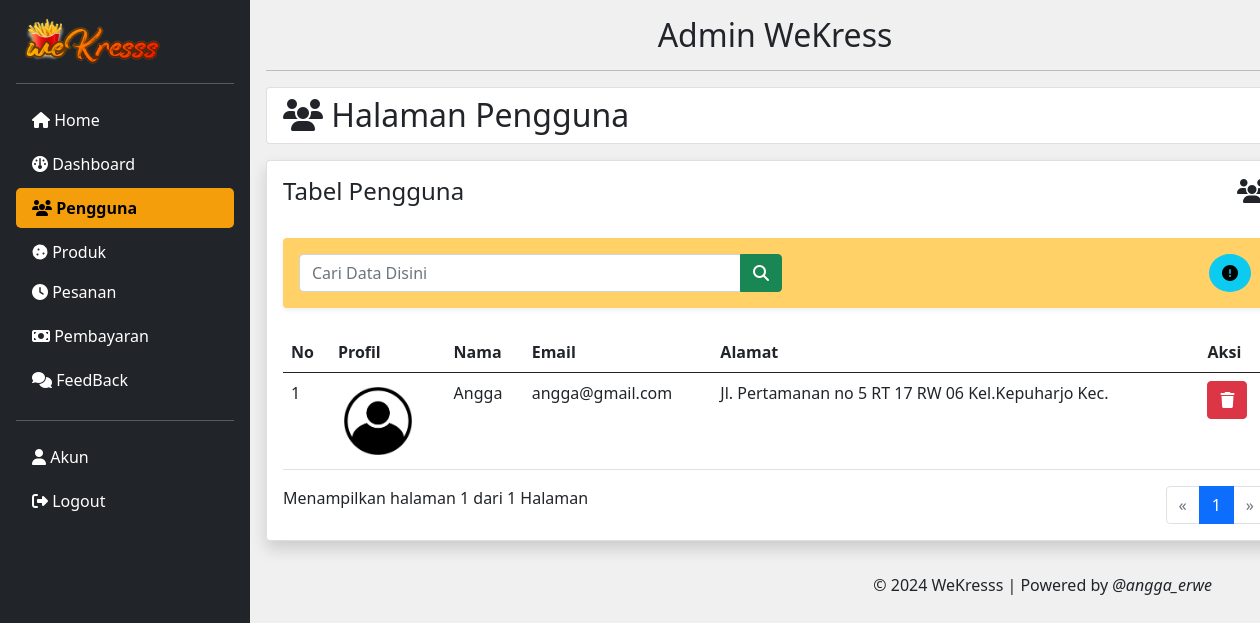
Page /Admin/user.php (signed in) on the earlier database version.
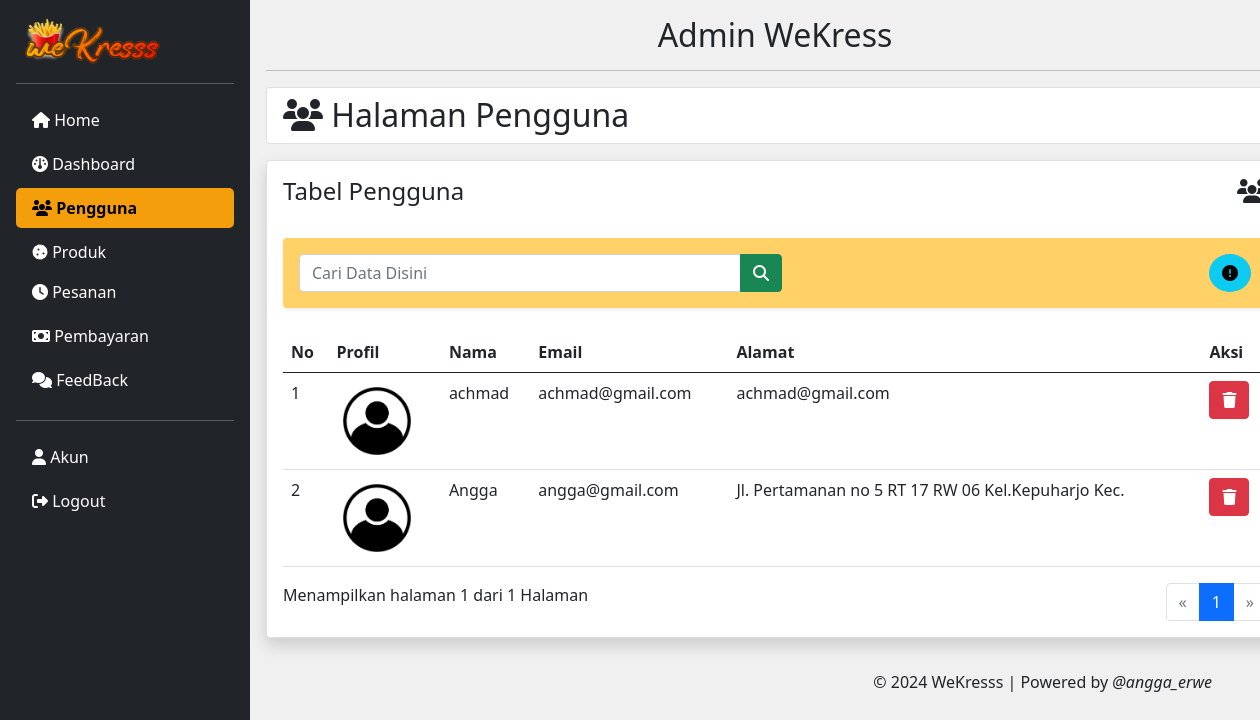
Same page on the later database version.
### tables this page shows
CREATE TABLE `user` (
  `id_user` int(11) NOT NULL,
  `gambar` varchar(255) DEFAULT NULL,
  `nama` varchar(50) NOT NULL,
  `alamat` varchar(50) NOT NULL,
  `email` varchar(50) NOT NULL,
  `password` varchar(50) NOT NULL,
  `role` varchar(255) DEFAULT NULL
);

### Admin/user.php (the view, shortened to what this page needs)
<!doctype html>
<html lang="en">
  <head>
    <link href="https://cdn.jsdelivr.net/npm/bootstrap@5.0.2/dist/css/bootstrap.min.css" rel="stylesheet">
    <link rel="stylesheet" href="https://cdnjs.cloudflare.com/ajax/libs/font-awesome/6.6.0/css/all.min.css" />
  </head>
  <body>
  <div class="d-flex flex-column flex-lg-row">
    <div class="col-lg-2 bg-dark text-white p-3" id="sidebar">
      <span class="fs-4"><img src="../images/wekress.png" width="150"></span>
      <?php include 'sidebar.php'; ?>
    </div>
    <div class="col-lg-10 p-3" id="content">
      <h2 class="text-center">Admin WeKress</h2>
      <hr>
      <div class="card mb-3">
        <h2 class="ms-3 my-2"><i class="fa-solid fa-users"></i> Halaman Pengguna</h2>
      </div>
      <div class="card shadow box-area">
        <div class="text-center mb-3 mt-3 d-flex">
          <h4 class="ms-3">Tabel Pengguna</h4>
          <h4 class="ms-auto"><i class="fa-solid fa-users"></i></h4>
        </div>
        <div class="d-flex align-items-center ms-3 me-3 p-3 my-2 text-white rounded shadow-sm" style="background: #ffd167;">
          <div class="row g-3 me-auto">
            <div class="col-auto">
              <form action="" method="get">
                <div class="input-group">
                  <input type="search" name="search" class="form-control" placeholder="Cari Data Disini" size="40">
                  <button class="btn btn-success" type="submit" data-bs-toggle="tooltip" title="Search"><i class="fa-solid fa-magnifying-glass"></i></button>
                </div>
              </form>
            </div>
          </div>
          <div class="ms-auto">
            <button type="button" class="btn btn-info rounded-circle" data-bs-toggle="modal" data-bs-target="#exampleModal">
              <i class="fa-solid fa-circle-exclamation"></i>
            </button>
          </div>
        </div>
        <div class="mt-3 ms-3 me-3">
          <div class="table-responsive">
          <table class="table table-hover">
            <thead class="b">
              <tr>
                <th scope="col">No</th>
                <th scope="col">Profil</th>
                <th scope="col">Nama</th>
                <th scope="col">Email</th>
                <th scope="col">Alamat</th>
                <th scope="col">Aksi</th>
              </tr>
            </thead>
            <tbody>
              <?php
                include '../source/koneksi.php';
                $limit = 5;
                $page = isset($_GET['page']) ? (int)$_GET['page'] : 1;
                $start = ($page > 1) ? ($page * $limit) - $limit : 0;
                $search = "";
                if (isset($_GET['search']) && !empty($_GET['search'])) {
                  $search = mysqli_real_escape_string($koneksi, $_GET['search']);
                  $tampil = "SELECT * FROM user WHERE nama LIKE '%$search%' OR email LIKE '%$search%' ORDER BY id_user DESC LIMIT $start, $limit";
                  $count_query = "SELECT COUNT(*) AS total FROM user WHERE nama LIKE '%$search%' OR email LIKE '%$search%'";
                } else {
                  $tampil = "SELECT * FROM user ORDER BY id_user DESC LIMIT $start, $limit";
                  $count_query = "SELECT COUNT(*) AS total FROM user";
                }
                $query = mysqli_query($koneksi, $tampil);
                $total_result = mysqli_query($koneksi, $count_query);
                $total = mysqli_fetch_assoc($total_result)['total'];
                $pages = ceil($total / $limit);
                $no = $start + 1;
                while ($data = mysqli_fetch_array($query)) {
                  $id_user = $data['id_user'];
                  $gambar = $data['gambar'];
                  $alamat = $data['alamat'];
                  $nama = $data['nama'];
                  $email = $data['email'];
              ?>
                <tr>
                  <td><?php echo $no++ ?></td>
                  <td><img src="../Database/user/<?php echo $gambar ?? 'default_profile.png'; ?>" width="80" class="rounded-circle"></td>
                  <td><?php echo $nama ?></td>
                  <td><?php echo $email ?></td>
                  <td><?php echo $alamat ?></td>
                  <td>
                    <a href="#" class="btn btn-danger delete-button" data-url="../source/hapus_user.php?id_user=<?php echo $id_user ?>"><i class="fa fa-trash"></i></a>
                  </td>
                </tr>
              <?php } ?>
            </tbody>
          </table>
          </div>
          <div class="d-flex">
            <p>Menampilkan halaman <?php echo $page; ?> dari <?php echo $pages; ?> Halaman</p>
            <div class="ms-auto">
              <nav>
                <ul class="pagination">
                  <li class="page-item <?php if ($page <= 1) echo 'disabled'; ?>">
                    <a class="page-link" href="?page=<?php echo $page - 1; ?>&search=<?php echo $search; ?>" aria-label="Previous">
                      <span aria-hidden="true">&laquo;</span>
                    </a>
                  </li>
                  <?php for ($i = 1; $i <= $pages; $i++) { ?>
                    <li class="page-item <?php if ($i == $page) echo 'active'; ?>">
                      <a class="page-link" href="?page=<?php echo $i; ?>&search=<?php echo $search; ?>"><?php echo $i; ?></a>
                    </li>
                  <?php } ?>
                  <li class="page-item <?php if ($page >= $pages) echo 'disabled'; ?>">
                    <a class="page-link" href="?page=<?php echo $page + 1; ?>&search=<?php echo $search; ?>" aria-label="Next">
                      <span aria-hidden="true">&raquo;</span>
                    </a>
                  </li>
                </ul>
              </nav>
            </div>
          </div>
        </div>
      </div>
    </div>
  </div>
  <div class="text-end me-5 py-3">
            <p>&copy; 2024 WeKresss | Powered by <i>@angga_erwe</i></p>
          </div>
  </body>
</html>

### Admin/sidebar.php (shortened to what this page needs)
<ul class="nav nav-pills flex-column mb-auto ">
  <hr>
  <li class="nav-item">
    <a href="index.php" class="nav-link text-white mb-1 <?= basename($_SERVER['PHP_SELF']) == 'index.php' ? 'active' : '' ?>" aria-current="page">
      <i class="fa-solid fa-house"></i>
      Home
    </a>
  </li>
  <li>
    <a href="dashboard.php" class="nav-link text-white mb-1 <?= basename($_SERVER['PHP_SELF']) == 'dashboard.php' ? 'active' : '' ?>">
      <i class="fa-solid fa-gauge"></i>
      Dashboard
    </a>
  </li>
  <li>
    <a href="user.php" class="nav-link text-white mb-1 <?= basename($_SERVER['PHP_SELF']) == 'user.php' ? 'active' : '' ?>">
      <i class="fa-solid fa-users"></i>
      Pengguna
    </a>
  </li>
  <li class="nav-link" data-bs-toggle="collapse" href="#collapseExample">
  <i class="fa-solid fa-cookie"></i> Produk
  </li>
  <li>
    <a href="pesanan.php" class="nav-link text-white mb-1 <?= basename($_SERVER['PHP_SELF']) == 'pesanan.php' ? 'active' : '' ?>">
    <i class="fa-solid fa-clock"></i>
      Pesanan
    </a>
  </li>
  <li>
    <a href="pembayaran.php" class="nav-link text-white mb-1 <?= basename($_SERVER['PHP_SELF']) == 'pembayaran.php' ? 'active' : '' ?>">
    <i class="fa-solid fa-money-bill"></i>
      Pembayaran
    </a>
  </li>
  <li>
    <a href="feedback.php" class="nav-link text-white mb-1 <?= basename($_SERVER['PHP_SELF']) == 'feedback.php' ? 'active' : '' ?>">
      <i class="fa-solid fa-comments"></i>
      FeedBack
    </a>
  </li>
  <hr>
  <li>
    <a href="account.php" class="nav-link text-white mb-1 <?= basename($_SERVER['PHP_SELF']) == 'account.php' ? 'active' : '' ?>">
      <i class="fa-solid fa-user"></i>
      Akun
    </a>
  </li>
  <li>
    <a href="../source/proses_logout.php" class="nav-link text-white mb-1 logout" onclick="return confirm('Apakah Anda Yakin Mau Log Out?')">
      <i class="fa-solid fa-right-from-bracket"></i>
      Logout
    </a>
  </li>
</ul>

### Admin/user.php (style rules this page uses)
body { background: #f0f0f0; }

### Admin/sidebar.php (style rules this page uses)
.nav-link.active { background-color: #f59e0b !important; color: black !important; font-weight: bold; border-radius: 5px; }
.nav-link.active i { animation: blink 1s infinite; }
li .active { background-color: #0D6EbD; }
body { background: #f0f0f0; }
#sidebar { position: fixed; min-width: 250px; max-width: 250px; height: 100vh; background-color: #343a40; color: white; transition: margin 0.3s; }
#sidebar .nav-link { color: white; }
#content { margin-left: 250px; padding: 20px; }

Differences in the rows shown:
added user: nama "achmad", email "achmad@gmail.com", alamat "achmad@gmail.com"
